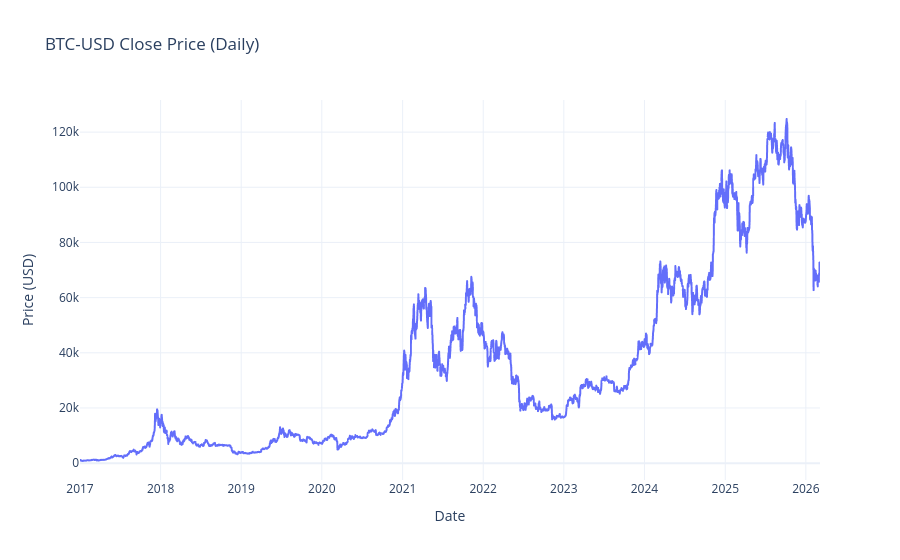

The cell this chart's notebook holds for it:
### Code cell
# Descarga de datos y grafica de precio
close = fetch_close_prices(SYMBOL, START, END)
display(close.tail())

fig_price = px.line(close, x=close.index, y=close.values, title=f'{SYMBOL} Close Price (Daily)')
fig_price.update_layout(template='plotly_white', xaxis_title='Date', yaxis_title='Price (USD)')
fig_price.show()

### Figure 1 — Plotly figure (JSON) as saved in the notebook; plotly's stock layout.template omitted (floating-point values rounded to 4 significant figures; data arrays with more than 128 entries replaced by an {"elided": "..."} marker saying what was removed)
{"data": [{"hovertemplate": "Date=%{x}<br>y=%{y}<extra></extra>", "legendgroup": "", "line": {"color": "#636efa", "dash": "solid"}, "marker": {"symbol": "circle"}, "mode": "lines", "name": "", "showlegend": false, "type": "scattergl", "x": {"elided": "3351 str values"}, "xaxis": "x", "y": {"elided": "3351 float values"}, "yaxis": "y"}], "layout": {"legend": {"tracegroupgap": 0}, "title": {"text": "BTC-USD Close Price (Daily)"}, "xaxis": {"anchor": "y", "domain": [0, 1], "title": {"text": "Date"}}, "yaxis": {"anchor": "x", "domain": [0, 1], "title": {"text": "Price (USD)"}}}}
